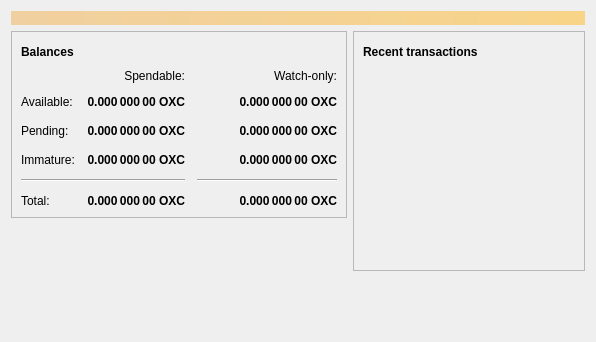
<?xml version="1.0" encoding="UTF-8"?>
<ui version="4.0">
 <class>OverviewPage</class>
 <widget class="QWidget" name="OverviewPage">
  <property name="geometry">
   <rect>
    <x>0</x>
    <y>0</y>
    <width>596</width>
    <height>342</height>
   </rect>
  </property>
  <property name="windowTitle">
   <string>Form</string>
  </property>
  <layout class="QVBoxLayout" name="topLayout">
   <item>
    <widget class="QLabel" name="labelAlerts">
     <property name="visible">
      <bool>false</bool>
     </property>
     <property name="styleSheet">
      <string notr="true">QLabel { background-color: qlineargradient(x1: 0, y1: 0, x2: 1, y2: 0, stop:0 #F0D0A0, stop:1 #F8D488); color:#000000; }</string>
     </property>
     <property name="wordWrap">
      <bool>true</bool>
     </property>
     <property name="margin">
      <number>3</number>
     </property>
     <property name="textInteractionFlags">
      <set>Qt::TextSelectableByMouse</set>
     </property>
    </widget>
   </item>
   <item>
    <layout class="QHBoxLayout" name="horizontalLayout" stretch="1,1">
     <item>
      <layout class="QVBoxLayout" name="verticalLayout_2">
       <item>
        <widget class="QFrame" name="frame">
         <property name="frameShape">
          <enum>QFrame::StyledPanel</enum>
         </property>
         <property name="frameShadow">
          <enum>QFrame::Raised</enum>
         </property>
         <layout class="QVBoxLayout" name="verticalLayout_4">
          <item>
           <layout class="QHBoxLayout" name="horizontalLayout_4">
            <item>
             <widget class="QLabel" name="label_5">
              <property name="font">
               <font>
                <weight>75</weight>
                <bold>true</bold>
               </font>
              </property>
              <property name="text">
               <string>Balances</string>
              </property>
             </widget>
            </item>
            <item>
             <widget class="QPushButton" name="labelWalletStatus">
              <property name="enabled">
               <bool>true</bool>
              </property>
              <property name="maximumSize">
               <size>
                <width>30</width>
                <height>16777215</height>
               </size>
              </property>
              <property name="toolTip">
               <string>The displayed information may be out of date. Your wallet automatically synchronizes with the Oxedcoin network after a connection is established, but this process has not completed yet.</string>
              </property>
              <property name="text">
               <string/>
              </property>
              <property name="icon">
               <iconset resource="../bitcoin.qrc">
                <normaloff>:/icons/warning</normaloff>
                <disabledoff>:/icons/warning</disabledoff>:/icons/warning</iconset>
              </property>
              <property name="iconSize">
               <size>
                <width>24</width>
                <height>24</height>
               </size>
              </property>
              <property name="flat">
               <bool>true</bool>
              </property>
             </widget>
            </item>
            <item>
             <spacer name="horizontalSpacer_3">
              <property name="orientation">
               <enum>Qt::Horizontal</enum>
              </property>
              <property name="sizeHint" stdset="0">
               <size>
                <width>40</width>
                <height>20</height>
               </size>
              </property>
             </spacer>
            </item>
           </layout>
          </item>
          <item>
           <layout class="QGridLayout" name="gridLayout">
            <property name="spacing">
             <number>12</number>
            </property>
            <item row="2" column="2">
             <widget class="QLabel" name="labelWatchPending">
              <property name="font">
               <font>
                <weight>75</weight>
                <bold>true</bold>
               </font>
              </property>
              <property name="cursor">
               <cursorShape>IBeamCursor</cursorShape>
              </property>
              <property name="toolTip">
               <string>Unconfirmed transactions to watch-only addresses</string>
              </property>
              <property name="text">
               <string notr="true">0.000 000 00 OXC</string>
              </property>
              <property name="alignment">
               <set>Qt::AlignRight|Qt::AlignTrailing|Qt::AlignVCenter</set>
              </property>
              <property name="textInteractionFlags">
               <set>Qt::LinksAccessibleByMouse|Qt::TextSelectableByKeyboard|Qt::TextSelectableByMouse</set>
              </property>
             </widget>
            </item>
            <item row="2" column="1">
             <widget class="QLabel" name="labelUnconfirmed">
              <property name="font">
               <font>
                <weight>75</weight>
                <bold>true</bold>
               </font>
              </property>
              <property name="cursor">
               <cursorShape>IBeamCursor</cursorShape>
              </property>
              <property name="toolTip">
               <string>Total of transactions that have yet to be confirmed, and do not yet count toward the spendable balance</string>
              </property>
              <property name="text">
               <string notr="true">0.000 000 00 OXC</string>
              </property>
              <property name="alignment">
               <set>Qt::AlignRight|Qt::AlignTrailing|Qt::AlignVCenter</set>
              </property>
              <property name="textInteractionFlags">
               <set>Qt::LinksAccessibleByMouse|Qt::TextSelectableByKeyboard|Qt::TextSelectableByMouse</set>
              </property>
             </widget>
            </item>
            <item row="3" column="2">
             <widget class="QLabel" name="labelWatchImmature">
              <property name="font">
               <font>
                <weight>75</weight>
                <bold>true</bold>
               </font>
              </property>
              <property name="cursor">
               <cursorShape>IBeamCursor</cursorShape>
              </property>
              <property name="toolTip">
               <string>Mined balance in watch-only addresses that has not yet matured</string>
              </property>
              <property name="text">
               <string notr="true">0.000 000 00 OXC</string>
              </property>
              <property name="alignment">
               <set>Qt::AlignRight|Qt::AlignTrailing|Qt::AlignVCenter</set>
              </property>
              <property name="textInteractionFlags">
               <set>Qt::LinksAccessibleByMouse|Qt::TextSelectableByKeyboard|Qt::TextSelectableByMouse</set>
              </property>
             </widget>
            </item>
            <item row="4" column="0" colspan="2">
             <widget class="Line" name="line">
              <property name="orientation">
               <enum>Qt::Horizontal</enum>
              </property>
             </widget>
            </item>
            <item row="4" column="2">
             <widget class="Line" name="lineWatchBalance">
              <property name="sizePolicy">
               <sizepolicy hsizetype="Preferred" vsizetype="Fixed">
                <horstretch>0</horstretch>
                <verstretch>0</verstretch>
               </sizepolicy>
              </property>
              <property name="minimumSize">
               <size>
                <width>140</width>
                <height>0</height>
               </size>
              </property>
              <property name="orientation">
               <enum>Qt::Horizontal</enum>
              </property>
             </widget>
            </item>
            <item row="5" column="0">
             <widget class="QLabel" name="labelTotalText">
              <property name="text">
               <string>Total:</string>
              </property>
             </widget>
            </item>
            <item row="3" column="1">
             <widget class="QLabel" name="labelImmature">
              <property name="font">
               <font>
                <weight>75</weight>
                <bold>true</bold>
               </font>
              </property>
              <property name="cursor">
               <cursorShape>IBeamCursor</cursorShape>
              </property>
              <property name="toolTip">
               <string>Mined balance that has not yet matured</string>
              </property>
              <property name="text">
               <string notr="true">0.000 000 00 OXC</string>
              </property>
              <property name="alignment">
               <set>Qt::AlignRight|Qt::AlignTrailing|Qt::AlignVCenter</set>
              </property>
              <property name="textInteractionFlags">
               <set>Qt::LinksAccessibleByMouse|Qt::TextSelectableByKeyboard|Qt::TextSelectableByMouse</set>
              </property>
             </widget>
            </item>
            <item row="2" column="3">
             <spacer name="horizontalSpacer_2">
              <property name="orientation">
               <enum>Qt::Horizontal</enum>
              </property>
              <property name="sizeHint" stdset="0">
               <size>
                <width>40</width>
                <height>20</height>
               </size>
              </property>
             </spacer>
            </item>
            <item row="3" column="0">
             <widget class="QLabel" name="labelImmatureText">
              <property name="text">
               <string>Immature:</string>
              </property>
             </widget>
            </item>
            <item row="5" column="1">
             <widget class="QLabel" name="labelTotal">
              <property name="font">
               <font>
                <weight>75</weight>
                <bold>true</bold>
               </font>
              </property>
              <property name="cursor">
               <cursorShape>IBeamCursor</cursorShape>
              </property>
              <property name="toolTip">
               <string>Your current total balance</string>
              </property>
              <property name="text">
               <string notr="true">0.000 000 00 OXC</string>
              </property>
              <property name="alignment">
               <set>Qt::AlignRight|Qt::AlignTrailing|Qt::AlignVCenter</set>
              </property>
              <property name="textInteractionFlags">
               <set>Qt::LinksAccessibleByMouse|Qt::TextSelectableByKeyboard|Qt::TextSelectableByMouse</set>
              </property>
             </widget>
            </item>
            <item row="5" column="2">
             <widget class="QLabel" name="labelWatchTotal">
              <property name="font">
               <font>
                <weight>75</weight>
                <bold>true</bold>
               </font>
              </property>
              <property name="cursor">
               <cursorShape>IBeamCursor</cursorShape>
              </property>
              <property name="toolTip">
               <string>Current total balance in watch-only addresses</string>
              </property>
              <property name="text">
               <string notr="true">0.000 000 00 OXC</string>
              </property>
              <property name="alignment">
               <set>Qt::AlignRight|Qt::AlignTrailing|Qt::AlignVCenter</set>
              </property>
              <property name="textInteractionFlags">
               <set>Qt::LinksAccessibleByMouse|Qt::TextSelectableByKeyboard|Qt::TextSelectableByMouse</set>
              </property>
             </widget>
            </item>
            <item row="0" column="2">
             <widget class="QLabel" name="labelWatchonly">
              <property name="text">
               <string>Watch-only:</string>
              </property>
              <property name="alignment">
               <set>Qt::AlignRight|Qt::AlignTrailing|Qt::AlignVCenter</set>
              </property>
             </widget>
            </item>
            <item row="1" column="0">
             <widget class="QLabel" name="labelBalanceText">
              <property name="text">
               <string>Available:</string>
              </property>
             </widget>
            </item>
            <item row="1" column="1">
             <widget class="QLabel" name="labelBalance">
              <property name="font">
               <font>
                <weight>75</weight>
                <bold>true</bold>
               </font>
              </property>
              <property name="cursor">
               <cursorShape>IBeamCursor</cursorShape>
              </property>
              <property name="toolTip">
               <string>Your current spendable balance</string>
              </property>
              <property name="text">
               <string notr="true">0.000 000 00 OXC</string>
              </property>
              <property name="alignment">
               <set>Qt::AlignRight|Qt::AlignTrailing|Qt::AlignVCenter</set>
              </property>
              <property name="textInteractionFlags">
               <set>Qt::LinksAccessibleByMouse|Qt::TextSelectableByKeyboard|Qt::TextSelectableByMouse</set>
              </property>
             </widget>
            </item>
            <item row="1" column="2">
             <widget class="QLabel" name="labelWatchAvailable">
              <property name="font">
               <font>
                <weight>75</weight>
                <bold>true</bold>
               </font>
              </property>
              <property name="cursor">
               <cursorShape>IBeamCursor</cursorShape>
              </property>
              <property name="toolTip">
               <string>Your current balance in watch-only addresses</string>
              </property>
              <property name="text">
               <string notr="true">0.000 000 00 OXC</string>
              </property>
              <property name="alignment">
               <set>Qt::AlignRight|Qt::AlignTrailing|Qt::AlignVCenter</set>
              </property>
              <property name="textInteractionFlags">
               <set>Qt::LinksAccessibleByMouse|Qt::TextSelectableByKeyboard|Qt::TextSelectableByMouse</set>
              </property>
             </widget>
            </item>
            <item row="2" column="0">
             <widget class="QLabel" name="labelPendingText">
              <property name="text">
               <string>Pending:</string>
              </property>
             </widget>
            </item>
            <item row="0" column="1">
             <widget class="QLabel" name="labelSpendable">
              <property name="text">
               <string>Spendable:</string>
              </property>
              <property name="alignment">
               <set>Qt::AlignRight|Qt::AlignTrailing|Qt::AlignVCenter</set>
              </property>
             </widget>
            </item>
           </layout>
          </item>
         </layout>
        </widget>
       </item>
       <item>
        <spacer name="verticalSpacer">
         <property name="orientation">
          <enum>Qt::Vertical</enum>
         </property>
         <property name="sizeHint" stdset="0">
          <size>
           <width>20</width>
           <height>40</height>
          </size>
         </property>
        </spacer>
       </item>
      </layout>
     </item>
     <item>
      <layout class="QVBoxLayout" name="verticalLayout_3">
       <item>
        <widget class="QFrame" name="frame_2">
         <property name="frameShape">
          <enum>QFrame::StyledPanel</enum>
         </property>
         <property name="frameShadow">
          <enum>QFrame::Raised</enum>
         </property>
         <layout class="QVBoxLayout" name="verticalLayout">
          <item>
           <layout class="QHBoxLayout" name="horizontalLayout_2">
            <item>
             <widget class="QLabel" name="label_4">
              <property name="font">
               <font>
                <weight>75</weight>
                <bold>true</bold>
               </font>
              </property>
              <property name="text">
               <string>Recent transactions</string>
              </property>
             </widget>
            </item>
            <item>
             <widget class="QPushButton" name="labelTransactionsStatus">
              <property name="enabled">
               <bool>true</bool>
              </property>
              <property name="maximumSize">
               <size>
                <width>30</width>
                <height>16777215</height>
               </size>
              </property>
              <property name="toolTip">
               <string>The displayed information may be out of date. Your wallet automatically synchronizes with the Oxedcoin network after a connection is established, but this process has not completed yet.</string>
              </property>
              <property name="text">
               <string/>
              </property>
              <property name="icon">
               <iconset resource="../bitcoin.qrc">
                <normaloff>:/icons/warning</normaloff>
                <disabledoff>:/icons/warning</disabledoff>:/icons/warning</iconset>
              </property>
              <property name="iconSize">
               <size>
                <width>24</width>
                <height>24</height>
               </size>
              </property>
              <property name="flat">
               <bool>true</bool>
              </property>
             </widget>
            </item>
            <item>
             <spacer name="horizontalSpacer">
              <property name="orientation">
               <enum>Qt::Horizontal</enum>
              </property>
              <property name="sizeHint" stdset="0">
               <size>
                <width>40</width>
                <height>20</height>
               </size>
              </property>
             </spacer>
            </item>
           </layout>
          </item>
          <item>
           <widget class="QListView" name="listTransactions">
            <property name="styleSheet">
             <string notr="true">QListView { background: transparent; }</string>
            </property>
            <property name="frameShape">
             <enum>QFrame::NoFrame</enum>
            </property>
            <property name="verticalScrollBarPolicy">
             <enum>Qt::ScrollBarAlwaysOff</enum>
            </property>
            <property name="horizontalScrollBarPolicy">
             <enum>Qt::ScrollBarAlwaysOff</enum>
            </property>
            <property name="selectionMode">
             <enum>QAbstractItemView::NoSelection</enum>
            </property>
           </widget>
          </item>
         </layout>
        </widget>
       </item>
       <item>
        <spacer name="verticalSpacer_2">
         <property name="orientation">
          <enum>Qt::Vertical</enum>
         </property>
         <property name="sizeHint" stdset="0">
          <size>
           <width>20</width>
           <height>40</height>
          </size>
         </property>
        </spacer>
       </item>
      </layout>
     </item>
    </layout>
   </item>
  </layout>
 </widget>
 <resources/>
 <connections/>
</ui>
